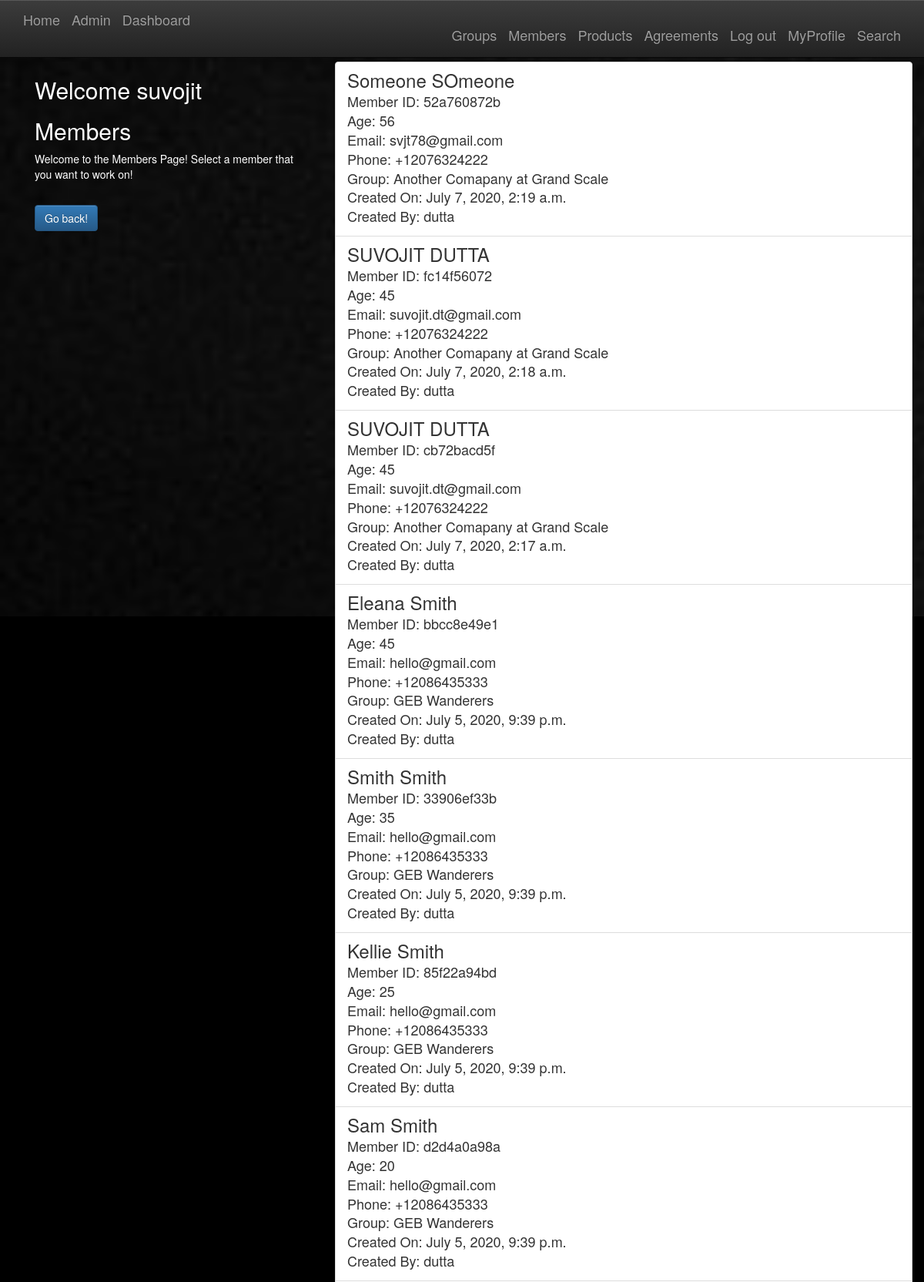
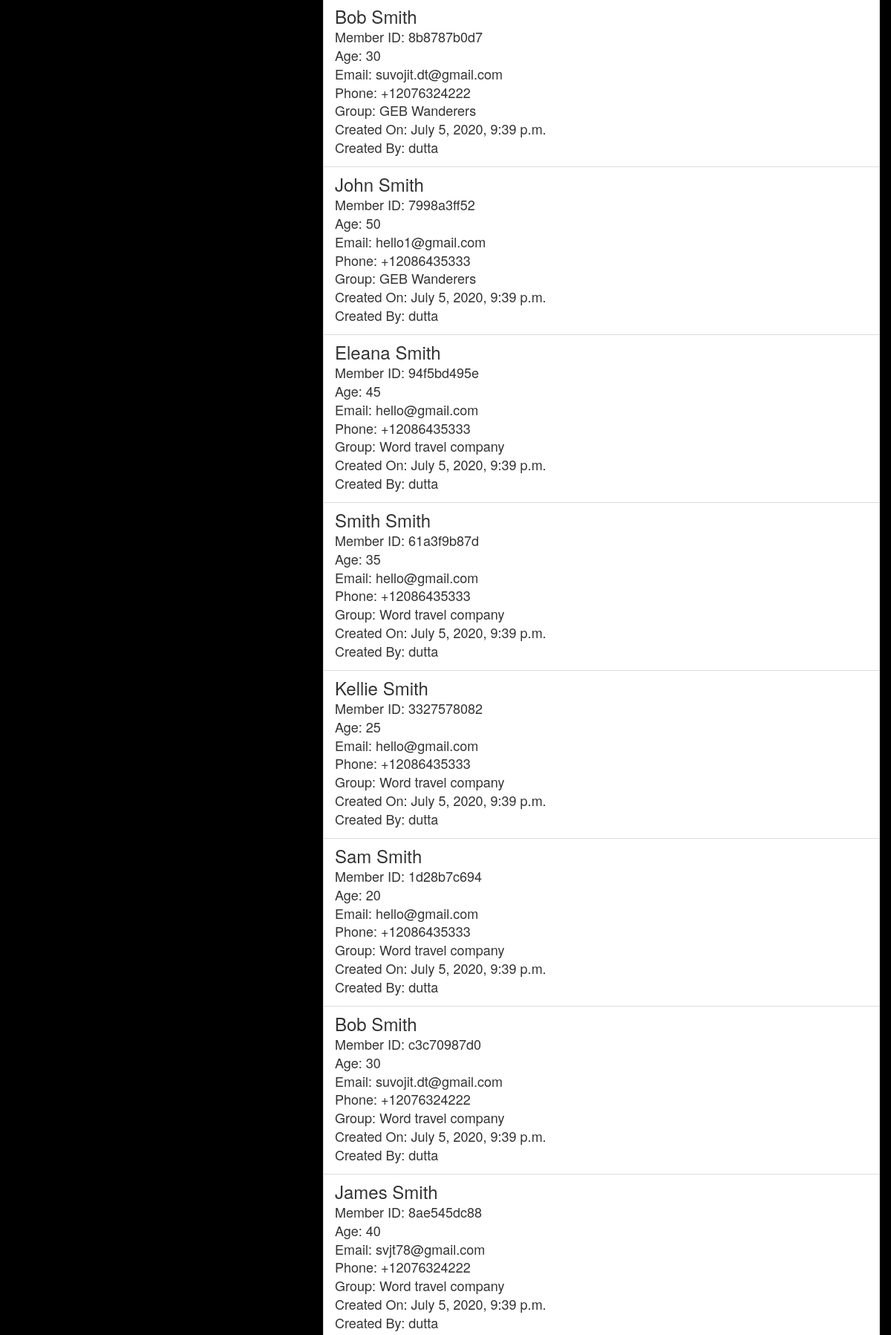
/members/ (signed in, upper part), run on the app's committed database (2 pictures, top to bottom).
### members/models.py (models this page shows, shortened)
class Member(models.Model):
    memberid = models.CharField(max_length=255, null=True, blank=True)
    name = models.CharField(max_length=256)
    slug = models.SlugField(allow_unicode=True)
    age = models.PositiveIntegerField()
    email = models.EmailField(max_length=254, blank=True, null=True)
    phone = PhoneNumberField(null=True, blank=True, unique=False)
    group = models.ForeignKey(Group, on_delete=models.SET_NULL, null=True, blank=True, related_name="member_set")
    creator = models.ForeignKey(User, on_delete=models.SET_NULL, null=True, blank=True)
    member_date = models.DateTimeField(auto_now=True)
    class Meta:
        ordering = ["-member_date"]

### groups/models.py (models this page shows, shortened)
class Group(models.Model):
    groupid = models.CharField(max_length=255, null=True, blank=True)
    name = models.CharField(max_length=255)
    slug = models.SlugField(allow_unicode=True)
    description = models.TextField(blank=True, default='')
    description_html = models.TextField(editable=False, default='', blank=True)
    purpose = models.CharField(max_length=255, null=True, default='', blank=True)
    creator = models.ForeignKey(User, on_delete=models.SET_NULL, null=True, blank=True)
    group_date = models.DateTimeField(auto_now=True)
    def __str__(self):
        return self.name
    class Meta:
        ordering = ["-group_date"]
        unique_together = ("slug", "purpose", "group_date")

### members/views.py (the view)
class ListMembers(LoginRequiredMixin, generic.ListView):
    context_object_name = 'member_list'
    model = models.Member
    template_name = 'members/member_list.html'
    def get_queryset(self):
        return models.Member.objects.prefetch_related('group')

### members/templates/members/member_list.html
{% extends "members/member_base.html" %}
{% block premember %}
<div class="col-md-4">
	<div class="content">
		{% if user.is_authenticated %}
		<h2>
			Welcome
			{{user.username }}
		</h2>
    {% endif %}
		<h2>Members</h2>
		{% if not object_list %}
  			<p>No members available at this time! Go back and add a member to this group!</p>
		{% else %}
				<p>Welcome to the Members Page! Select a member that you want to work on!</p>
		{% endif %}
		<br>
		<input type="button" class="btn btn-primary btn-large" value="Go back!" onclick="history.back()">
	</div>
</div>
{% endblock %}
{% block member_content %}
<div class="col-md-8">
	<div class="list-group">
		{% for member in object_list %}
		  <a class="list-group-item" href="{% url 'members:single' pk=member.pk %}">
			     <h3 class="title list-group-item-heading">{{ member.name }}</h3>
					 <h4 class="title list-group-item-heading">Member ID: {{ member.memberid }}</h4>
					 <h4 class="title list-group-item-heading">Age: {{ member.age }}</h4>
					 <h4 class="title list-group-item-heading">Email: {{ member.email }}</h4>
					 <h4 class="title list-group-item-heading">Phone: {{ member.phone }}</h4>
					 <h4 class="title list-group-item-heading">Group: {{ member.group }}</h4>
					 <h4 class="title list-group-item-heading">Created On: {{ member.member_date }}</h4>
					 <h4 class="title list-group-item-heading">Created By: {{ member.creator }}</h4>
		</a>
		{% endfor %}
	</div>
</div>
{% endblock %}

### members/templates/members/member_base.html (shortened to what this page needs)
{% extends "base.html" %}
{% block content %}
<div class="container">
  <div class="row">
    {% block premember %}{% endblock %}
    {% block member_content %}{% endblock %}
  </div>
</div>
{% endblock %}

### templates/base.html (shortened to what this page needs)
<!DOCTYPE html>
{% load static %}
<html>
  <head>
    <link rel="stylesheet" href="https://maxcdn.bootstrapcdn.com/bootstrap/3.3.7/css/bootstrap.min.css">
    <link rel="stylesheet" href="https://maxcdn.bootstrapcdn.com/bootstrap/3.3.7/css/bootstrap-theme.min.css">
    <link rel="stylesheet" href="{% static 'simplesocial/css/master.css'%}">
  </head>
  <body data-spy="scroll" data-target=".navbar">
    <div class="navigation">
      <nav class="navbar navbar-default navbar-inverse navbar-fixed-top" role="navigation" id="navbar">
    			<div class="container">
            <a class="navbar-brand mynav" href="{% url 'home' %}">Home</a>
            <a class="navbar-brand mynav" href="{% url 'admin' %}">Admin</a>
            <a class="navbar-brand mynav" href="http://127.0.0.1:8000/admin/dashboard/mydash/">Dashboard</a>
            <div class="collapse navbar-collapse" id="bs-example-navbar-collapse-1">
    					<ul class="nav navbar-nav navbar-right">
    						{% if user.is_authenticated %}
                      <div class="dropdown">
                        <li><a class="navbar-brand mynav" href="#" class="btn btn-simple">Search</a></li>
                      </div>
                      <li><a class="navbar-brand mynav" href="{% url 'groups:all' %}" class="btn btn-simple">Groups</a></li>
                      <li><a class="navbar-brand mynav" href="{% url 'members:all' %}" class="btn btn-simple">Members</a></li>
                      <li><a class="navbar-brand mynav" href="{% url 'products:all' %}" class="btn btn-simple">Products</a></li>
                      <li><a class="navbar-brand mynav" href="{% url 'agreements:all' %}" class="btn btn-simple">Agreements</a></li>
                      <li><a class="navbar-brand mynav" href="{% url 'Accounts:logout' %}">Log out</a></li>
                      <li><a class="navbar-brand mynav" href="{% url 'Accounts:editprofile' pk=user.pk %}">MyProfile</a></li>
    						{% endif %}
    					</ul>
    			</div>
        </div>
    	</nav>
    </div>
    <br>
    <br>
    <br>
    <br>
        <div class="container mycontent">
          {% block content %}
          {% endblock %}
        </div>
  </body>
</html>

### static/simplesocial/css/master.css (style rules this page uses)
body { margin: 0; overflow: scroll; background-color: black; color:white; }
html, body { background: #000; height: 100%; }
.dropdown { position: relative; display: inline-block; }

### data on the page
Member: name "Someone SOmeone", memberid "52a760872b", age "56", email "svjt78@gmail.com", phone "+12076324222", group "Another Comapany at Grand Scale", member_date "July 7, 2020, 2:19 a.m.", creator "dutta"
Member: name "SUVOJIT DUTTA", memberid "fc14f56072", age "45", email "suvojit.dt@gmail.com", phone "+12076324222", group "Another Comapany at Grand Scale", member_date "July 7, 2020, 2:18 a.m.", creator "dutta"
Member: name "SUVOJIT DUTTA", memberid "cb72bacd5f", age "45", email "suvojit.dt@gmail.com", phone "+12076324222", group "Another Comapany at Grand Scale", member_date "July 7, 2020, 2:17 a.m.", creator "dutta"
Member: name "Eleana Smith", memberid "bbcc8e49e1", age "45", email "hello@gmail.com", phone "+12086435333", group "GEB Wanderers", member_date "July 5, 2020, 9:39 p.m.", creator "dutta"
Member: name "Smith Smith", memberid "33906ef33b", age "35", email "hello@gmail.com", phone "+12086435333", group "GEB Wanderers", member_date "July 5, 2020, 9:39 p.m.", creator "dutta"
Member: name "Kellie Smith", memberid "85f22a94bd", age "25", email "hello@gmail.com", phone "+12086435333", group "GEB Wanderers", member_date "July 5, 2020, 9:39 p.m.", creator "dutta"
Member: name "Sam Smith", memberid "d2d4a0a98a", age "20", email "hello@gmail.com", phone "+12086435333", group "GEB Wanderers", member_date "July 5, 2020, 9:39 p.m.", creator "dutta"
Member: name "Bob Smith", memberid "8b8787b0d7", age "30", email "suvojit.dt@gmail.com", phone "+12076324222", group "GEB Wanderers", member_date "July 5, 2020, 9:39 p.m.", creator "dutta"
Member: name "John Smith", memberid "7998a3ff52", age "50", email "hello1@gmail.com", phone "+12086435333", group "GEB Wanderers", member_date "July 5, 2020, 9:39 p.m.", creator "dutta"
Member: name "Eleana Smith", memberid "94f5bd495e", age "45", email "hello@gmail.com", phone "+12086435333", group "Word travel company", member_date "July 5, 2020, 9:39 p.m.", creator "dutta"
Member: name "Smith Smith", memberid "61a3f9b87d", age "35", email "hello@gmail.com", phone "+12086435333", group "Word travel company", member_date "July 5, 2020, 9:39 p.m.", creator "dutta"
Member: name "Kellie Smith", memberid "3327578082", age "25", email "hello@gmail.com", phone "+12086435333", group "Word travel company", member_date "July 5, 2020, 9:39 p.m.", creator "dutta"
Member: name "Sam Smith", memberid "1d28b7c694", age "20", email "hello@gmail.com", phone "+12086435333", group "Word travel company", member_date "July 5, 2020, 9:39 p.m.", creator "dutta"
Member: name "Bob Smith", memberid "c3c70987d0", age "30", email "suvojit.dt@gmail.com", phone "+12076324222", group "Word travel company", member_date "July 5, 2020, 9:39 p.m.", creator "dutta"
Member: name "James Smith", memberid "8ae545dc88", age "40", email "svjt78@gmail.com", phone "+12076324222", group "Word travel company", member_date "July 5, 2020, 9:39 p.m.", creator "dutta"

### other printed values
{{ user.username }} "suvojit"
